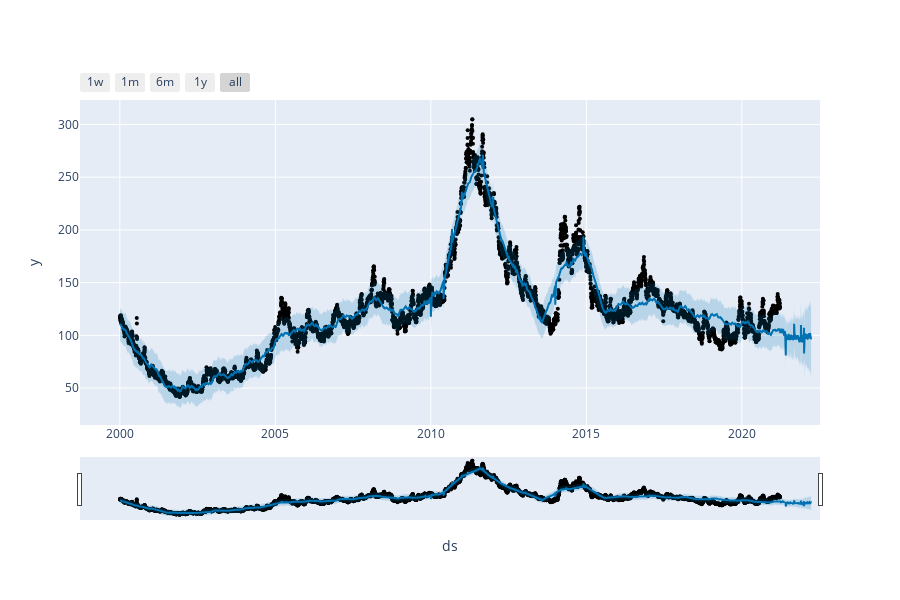

Notebook source saved alongside this figure:
### Markdown cell above
## Time Series Plots

### Code cell
plot_plotly(p, forecast)

### Figure 1 — Plotly figure (JSON) as saved in the notebook; plotly's stock layout.template omitted (floating-point values rounded to 4 significant figures; data arrays with more than 128 entries replaced by an {"elided": "..."} marker saying what was removed)
{"data": [{"marker": {"color": "black", "size": 4}, "mode": "markers", "name": "Actual", "type": "scatter", "x": {"elided": "5381 str values"}, "y": {"elided": "5381 float values"}}, {"hoverinfo": "skip", "line": {"width": 0}, "mode": "lines", "type": "scatter", "x": {"elided": "5746 str values"}, "y": {"elided": "5746 float values"}}, {"fill": "tonexty", "fillcolor": "rgba(0, 114, 178, 0.2)", "line": {"color": "#0072B2", "width": 2}, "mode": "lines", "name": "Predicted", "type": "scatter", "x": {"elided": "5746 str values"}, "y": {"elided": "5746 float values"}}, {"fill": "tonexty", "fillcolor": "rgba(0, 114, 178, 0.2)", "hoverinfo": "skip", "line": {"width": 0}, "mode": "lines", "type": "scatter", "x": {"elided": "5746 str values"}, "y": {"elided": "5746 float values"}}], "layout": {"height": 600, "showlegend": false, "width": 900, "xaxis": {"rangeselector": {"buttons": [{"count": 7, "label": "1w", "step": "day", "stepmode": "backward"}, {"count": 1, "label": "1m", "step": "month", "stepmode": "backward"}, {"count": 6, "label": "6m", "step": "month", "stepmode": "backward"}, {"count": 1, "label": "1y", "step": "year", "stepmode": "backward"}, {"step": "all"}]}, "rangeslider": {"visible": true}, "title": {"text": "ds"}, "type": "date"}, "yaxis": {"title": {"text": "y"}}}}
